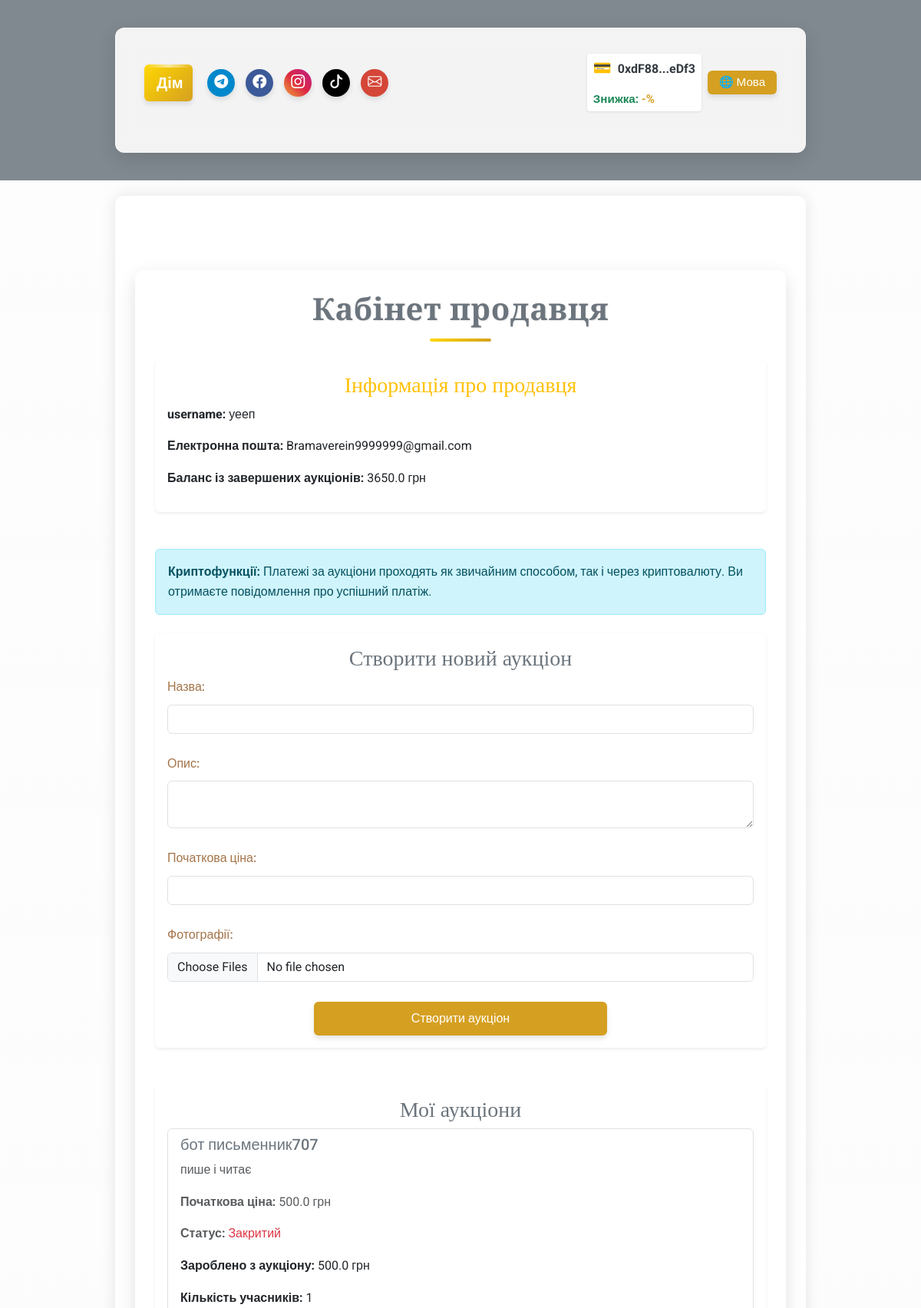
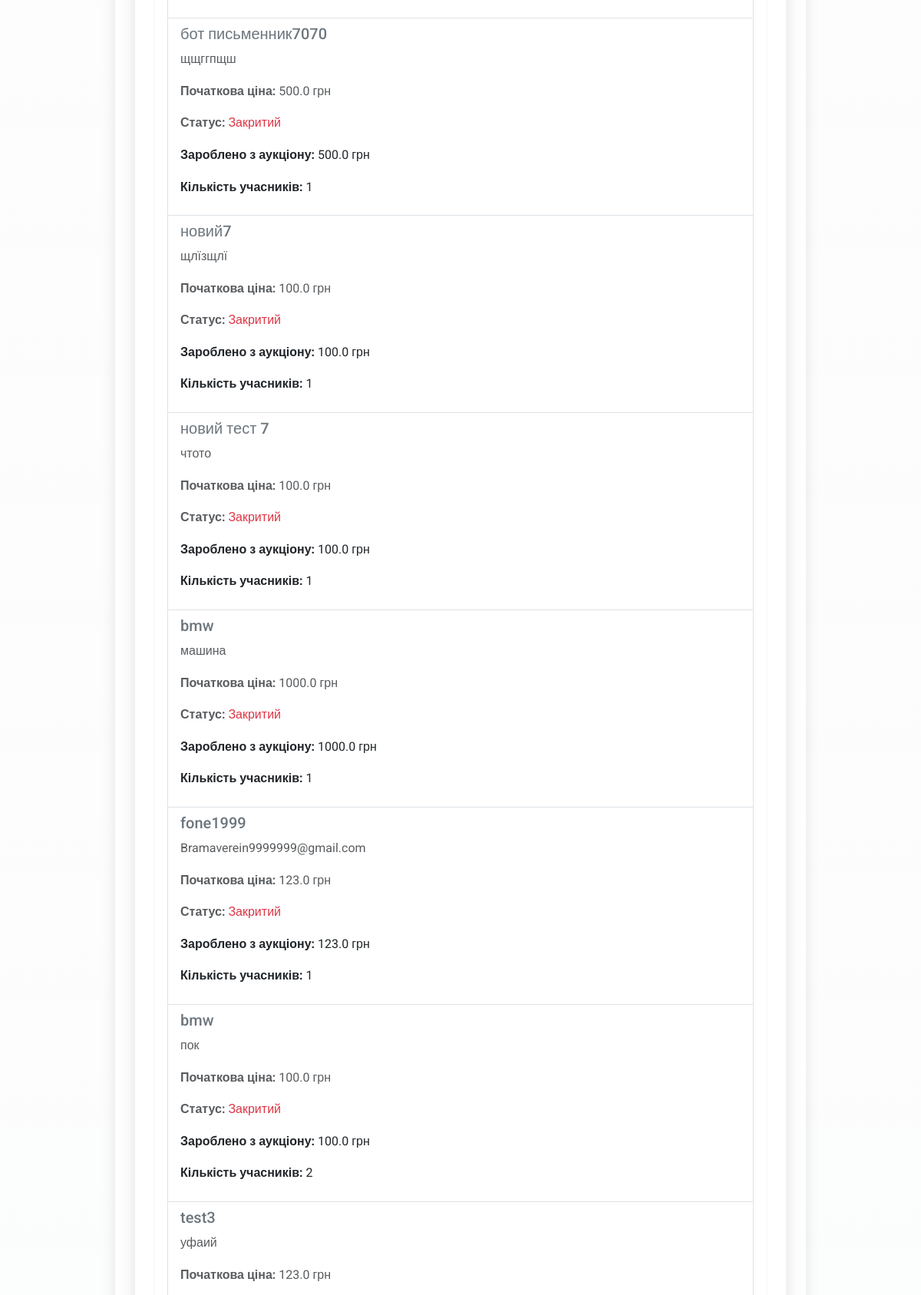
Page /user/seller/Bramaverein9999999@gmail.com (signed in, upper part) on the committed database (2 pictures, top to bottom).
### app/models/user.py (models this page shows, shortened)
class User(UserMixin, db.Model):
    __tablename__ = 'users'
    id = db.Column(db.Integer, primary_key=True)
    username = db.Column(db.String(80), nullable=False, unique=True)
    email = db.Column(db.String(120), nullable=False, unique=True)
    password_hash = db.Column(db.String(128), nullable=False)
    balance = db.Column(db.Float, default=0.0)
    platform_balance = db.Column(db.Float, default=0.0)  # Баланс платформи
    user_type = db.Column(db.String(10), nullable=False)  # "buyer", "seller", "admin"
    is_admin = db.Column(db.Boolean, default=False)  # Поле для адміністратора
    wallet_address = db.Column(db.String(42), nullable=True)  # Адреса криптогаманця
    verification_document = db.Column(db.String(255))
    is_verified = db.Column(Boolean, default=False)
    company_name = db.Column(db.String(255))
    tax_id = db.Column(db.String(64))
    language = db.Column(db.String(5), default='ua')  # 'ua', 'en', 'de'    # Зв'язки
    auctions_created = db.relationship('Auction', foreign_keys='Auction.seller_id', backref='seller', lazy=True)
    auctions_won = db.relationship('Auction', foreign_keys='Auction.winner_id', backref='winner', lazy=True)
    auction_participations = db.relationship('AuctionParticipant', back_populates='user', lazy=True)

### app/models/auction.py (models this page shows, shortened)
class Auction(db.Model):
    __tablename__ = 'auctions'
    id = db.Column(db.Integer, primary_key=True)
    title = db.Column(db.String(255), nullable=False)
    description = db.Column(db.Text, nullable=False)
    starting_price = db.Column(db.Float, nullable=False)
    current_price = db.Column(db.Float, nullable=False)
    seller_id = db.Column(db.Integer, db.ForeignKey('users.id'), nullable=False)
    total_participants = db.Column(db.Integer, default=0, nullable=False)
    is_active = db.Column(db.Boolean, default=True, nullable=False)
    winner_id = db.Column(db.Integer, db.ForeignKey('users.id'), nullable=True)
    total_earnings = db.Column(db.Float, default=0.0, nullable=False)
    created_at = db.Column(db.DateTime, default=db.func.now(), nullable=False)
    updated_at = db.Column(db.DateTime, default=db.func.now(), onupdate=db.func.now(), nullable=False)
    photos = db.Column(JSON, default=list)  # Поле для зберігання шляхів до фото у форматі JSON
    is_confirmed = db.Column(db.Boolean, default=False, nullable=False)  # Чи підтверджено отримання товару
    main_photo_idx = db.Column(db.Integer, default=0)  # Індекс головного фото
    participants = relationship(
        'AuctionParticipant', back_populates='auction', cascade='all, delete-orphan', lazy='dynamic'
    )

### app/routes/user_routes.py (the view)
@user_bp.route('/seller/<string:email>', methods=['GET'])
@login_required
def seller_dashboard(email):
    if current_user.email != email:
        lang = session.get('lang', 'ua')
        flash(get_message('not_authorized', lang), 'error')
        return redirect(url_for('auth.login'))
    user = User.query.filter_by(email=email).first()
    if not user:
        lang = session.get('lang', 'ua')
        flash(get_message('user_not_found', lang), 'error')
        return redirect(url_for('auth.login'))
    all_auctions = Auction.query.filter_by(seller_id=user.id).all()
    completed_auctions = [
        {
            'title': auction.title,
            'description': auction.description,
            'starting_price': auction.starting_price,
            'status': 'Закритий' if not auction.is_active else 'Активний',
            'total_earnings': round(auction.total_participants * auction.starting_price * 0.01 + auction.current_price, 2),
            'total_participants': auction.total_participants
        }
        for auction in all_auctions if not auction.is_active
    ]
    balance_from_completed = sum(
        auction['total_earnings'] for auction in completed_auctions
    )
    return render_template(
        'users/seller_dashboard.html',
        user=user,
        auctions=completed_auctions,
        balance_from_completed=balance_from_completed,
        lang=session.get('lang', 'ua'),
        ui_text=ui_text
    )

### app/utils/i18n_ui.py (called while the page is built)
def ui_text(key, lang):
    return ui_translations.get(key, {}).get(lang, ui_translations.get(key, {}).get('ua', key))

### app/templates/users/seller_dashboard.html (shortened to what this page needs)
{% extends "base.html" %}
{% block content %}
<div class="container my-5">
    <div class="text-center mb-4">
        <h1 class="text-secondary">{{ ui_text('seller_dashboard_title', lang) }}</h1>
    </div>
    <div class="card shadow-sm border-0 mb-5">
        <div class="card-body">
            <h3 class="card-title text-warning">{{ ui_text('seller_info_title', lang) }}</h3>
            <p><strong>{{ ui_text('username', lang) }}:</strong> {{ user.username }}</p>
            <p><strong>{{ ui_text('email', lang) }}:</strong> {{ user.email }}</p>
            <p><strong>{{ ui_text('balance_completed_auctions', lang) }}:</strong> {{ balance_from_completed | round(2) }} грн</p>
        </div>
    </div>
    <div class="alert alert-info mb-4">
        <b>{{ ui_text('crypto_functions', lang) }}:</b> {{ ui_text('auction_payments_info', lang) }}
    </div>
    <div class="card shadow-sm border-0 mb-5">
        <div class="card-body">
            <h3 class="card-title text-secondary">{{ ui_text('create_auction_title', lang) }}</h3>
            <form action="/auction/create" method="POST" enctype="multipart/form-data" class="row g-3">
                <div class="col-12">
                    <label for="title" class="form-label">{{ ui_text('title', lang) }}:</label>
                    <input type="text" id="title" name="title" class="form-control" required>
                </div>
                <div class="col-12">
                    <label for="description" class="form-label">{{ ui_text('description', lang) }}:</label>
                    <textarea id="description" name="description" class="form-control" required></textarea>
                </div>
                <div class="col-12">
                    <label for="starting_price" class="form-label">{{ ui_text('starting_price', lang) }}:</label>
                    <input type="number" id="starting_price" name="starting_price" class="form-control" required>
                </div>
                <div class="col-12">
                    <label for="photos" class="form-label">{{ ui_text('photos', lang) }}:</label>
                    <input type="file" id="photos" name="photos" class="form-control" multiple accept="image/*">
                </div>
                <div class="col-12 text-center">
                    <button type="submit" class="btn btn-warning w-50">{{ ui_text('create_auction', lang) }}</button>
                </div>
            </form>
        </div>
    </div>
    <div class="card shadow-sm border-0 mb-5">
        <div class="card-body">
            <h3 class="card-title text-secondary">{{ ui_text('my_auctions', lang) }}</h3>
            {% if auctions %}
            <ul class="list-group">
                {% for auction in auctions %}
                <li class="list-group-item d-flex justify-content-between align-items-start">
                    <div>
                        <h5 class="text-secondary">{{ auction.title }}</h5>
                        <p class="text-muted">{{ auction.description }}</p>
                        <p class="text-muted"><strong>{{ ui_text('starting_price', lang) }}:</strong> {{ auction.starting_price }} грн</p>
                        <p class="text-muted"><strong>{{ ui_text('status', lang) }}:</strong>
                            <span class="{{ 'text-success' if auction.is_active else 'text-danger' }}">
                                {{ ui_text('active', lang) if auction.is_active else ui_text('closed', lang) }}
                            </span>
                        </p>
                        {% if not auction.is_active %}
                        <p><strong>{{ ui_text('earned_from_auction', lang) }}:</strong> {{ auction.total_earnings | round(2) }} грн</p>
                        <p><strong>{{ ui_text('participants_count', lang) }}:</strong> {{ auction.total_participants }}</p>
                        {% endif %}
                    </div>
                </li>
                {% endfor %}
            </ul>
            {% else %}
            <p class="text-muted text-center">{{ ui_text('no_created_auctions', lang) }}</p>
            {% endif %}
        </div>
    </div>
</div>
{% endblock %}

### app/templates/base.html (shortened to what this page needs)
<!DOCTYPE html>
<html lang="{{ lang if lang else 'uk' }}">
<head>
    <link href="https://cdn.jsdelivr.net/npm/bootstrap@5.3.0/dist/css/bootstrap.min.css" rel="stylesheet">
    <link rel="stylesheet" href="https://cdn.jsdelivr.net/npm/bootstrap-icons@1.11.1/font/bootstrap-icons.css">
    <link rel="stylesheet" href="{{ url_for('static', filename='css/custom.css') }}?v={{ range(1, 100000) | random }}">
</head>
<body class="bg-light text-dark" style="font-family: 'Roboto', sans-serif;">
    <div class="video-background">
    </div>
    <header class="bg-secondary text-white py-3" style="background-color: rgba(108, 117, 125, 0.85) !important;">
        <div class="container">
            <nav class="navbar navbar-expand-lg navbar-dark">                <div class="container-fluid">                    <a class="navbar-brand fw-bold home-button" href="/">{{ ui_text('home', lang) }}</a>
                    <div class="d-flex align-items-center w-100 justify-content-between header-content">
                        <div class="d-flex gap-2 align-items-center header-social">
                            <a href="https://t.me/your_channel" class="social-button telegram-color" title="{{ ui_text('telegram', lang) }}"
                                target="_blank">
                                <i class="bi bi-telegram"></i>
                            </a>
                            <a href="https://facebook.com/your_page" class="social-button facebook-color" title="{{ ui_text('facebook', lang) }}"
                                target="_blank">
                                <i class="bi bi-facebook"></i>
                            </a>
                            <a href="https://instagram.com/your_page" class="social-button instagram-color" title="{{ ui_text('instagram', lang) }}"
                                target="_blank">
                                <i class="bi bi-instagram"></i>
                            </a>
                            <a href="https://tiktok.com/@your_page" class="social-button tiktok-color" title="{{ ui_text('tiktok', lang) }}"
                                target="_blank">
                                <i class="bi bi-tiktok"></i>
                            </a>
                            <a href="mailto:info@yourdomain.com" class="social-button email-color" title="{{ ui_text('email', lang) }}">
                                <i class="bi bi-envelope"></i>
                            </a>
                        </div>
                        <div class="d-flex align-items-center ms-3 header-controls">
                            {% if current_user.is_authenticated %}
                            {% if current_user.wallet_address %}
                            <div class="wallet-widget">                                <div class="wallet-address-container">
                                    <span class="wallet-icon">&#128179;</span>
                                    <span id="wallet-address-short" title="{{ ui_text('copy_address', lang) }}" data-full-address="{{ current_user.wallet_address }}" class="text-truncate-item">
                                        {{ current_user.wallet_address[:6] }}...{{ current_user.wallet_address[-4:] }}
                                    </span>
                                </div>                                {% if user_discount is not none %}
                                <div class="small text-success fw-bold mt-1 wallet-discount text-truncate-item">
                                    {{ ui_text('token_discount', lang) }}: <span style="color:#d5a021;">-{{ user_discount }}%</span>
                                </div>
                                {% endif %}
                            </div>                            {% else %}                            <button onclick="connectWallet()" class="btn btn-outline-warning btn-sm ms-2 wallet-connect-btn text-truncate-item">
                                {{ ui_text('connect_wallet', lang) }}&nbsp;&#128179;
                            </button>
                            {% endif %}
                            {% endif %}
                                                        <div class="ms-2 language-switcher">
                                <div class="dropdown">
                                    <button class="btn btn-outline-light btn-sm py-1 px-2 dropdown-toggle text-truncate-item" type="button"
                                        id="langDropdown" data-bs-toggle="dropdown" aria-expanded="false">
                                        🌐 {{ ui_text('language', lang) }}
                                    </button>
                                </div>
                            </div>
                        </div>
                    </div>
                </div>
            </nav>
        </div>    </header>    <main class="container py-5" style="background-color: rgba(255, 255, 255, 0.85); border-radius: 12px; box-shadow: 0 0 20px rgba(0, 0, 0, 0.1);">
        {% block content %}{% endblock %}
    </main>
</body>
</html>

### app/templates/base.html (style rules this page uses)
.text-truncate-item { white-space: nowrap; overflow: hidden; text-overflow: ellipsis; max-width: 100%; }
.video-background { position: fixed; top: 0; left: 0; width: 100%; height: 100%; z-index: -2; overflow: hidden; }
.wallet-widget { display: flex; align-items: center; background-color: white; padding: 0.25rem 0.5rem; border-radius: 0.25rem; box-shadow: 0 1px 3px rgba(0, 0, 0, 0.1); gap: 8px; flex-direction: column; align-items: flex-start; max-width: 100%; }
.wallet-address-container { display: flex; align-items: center; gap: 8px; max-width: 100%; overflow: hidden; }
.wallet-icon { font-size: 1.2em; color: #28a745; }
#wallet-address-short { text-overflow: ellipsis; overflow: hidden; white-space: nowrap; cursor: pointer; font-weight: bold; color: #343a40; }
.wallet-discount { font-size: 0.95em; max-width: 100%; }
.language-switcher button { font-size: 0.95em; min-width: 90px; }

### rows in the picture
User: wallet_address "0xdF88", wallet_address "eDf3", username "уееп", email "Bramaverein9999999@gmail.com"
Auction: title "бот письменник707", description "пише і читає", ui_text "Початкова ціна", starting_price "500.0", ui_text "Статус", ui_text "Закритий", ui_text "Зароблено з аукціону", total_earnings "500.0", ui_text "Кількість учасників", total_participants "1"
Auction: title "бот письменник7070", description "щщггпщш", ui_text "Початкова ціна", starting_price "500.0", ui_text "Статус", ui_text "Закритий", ui_text "Зароблено з аукціону", total_earnings "500.0", ui_text "Кількість учасників", total_participants "1"
Auction: title "новий7", description "щлїзщлї", ui_text "Початкова ціна", starting_price "100.0", ui_text "Статус", ui_text "Закритий", ui_text "Зароблено з аукціону", total_earnings "100.0", ui_text "Кількість учасників", total_participants "1"
Auction: title "новий тест 7", description "чтото", ui_text "Початкова ціна", starting_price "100.0", ui_text "Статус", ui_text "Закритий", ui_text "Зароблено з аукціону", total_earnings "100.0", ui_text "Кількість учасників", total_participants "1"
Auction: title "bmw", description "машина", ui_text "Початкова ціна", starting_price "1000.0", ui_text "Статус", ui_text "Закритий", ui_text "Зароблено з аукціону", total_earnings "1000.0", ui_text "Кількість учасників", total_participants "1"
Auction: title "fone1999", description "Bramaverein9999999@gmail.com", ui_text "Початкова ціна", starting_price "123.0", ui_text "Статус", ui_text "Закритий", ui_text "Зароблено з аукціону", total_earnings "123.0", ui_text "Кількість учасників", total_participants "1"
Auction: title "bmw", description "пок", ui_text "Початкова ціна", starting_price "100.0", ui_text "Статус", ui_text "Закритий", ui_text "Зароблено з аукціону", total_earnings "100.0", ui_text "Кількість учасників", total_participants "2"
Auction: title "test3", description "уфаий", ui_text "Початкова ціна", starting_price "123.0"

### other values in the picture
{{ ui_text('home', lang) }} "Дім"
{{ ui_text('token_discount', lang) }} "Знижка"
{{ ui_text('language', lang) }} "Мова"
{{ ui_text('seller_dashboard_title', lang) }} "Кабінет продавця"
{{ ui_text('seller_info_title', lang) }} "Інформація про продавця"
{{ ui_text('username', lang) }} "username"
{{ ui_text('email', lang) }} "Електронна пошта"
{{ ui_text('balance_completed_auctions', lang) }} "Баланс із завершених аукціонів"
{{ balance_from_completed | round(2) }} "3650.0"
{{ ui_text('crypto_functions', lang) }} "Криптофункції"
{{ ui_text('auction_payments_info', lang) }} "Платежі за аукціони проходять як звичайним способом, так і через криптовалюту. Ви отримаєте повідомлення про успішний платіж."
{{ ui_text('create_auction_title', lang) }} "Створити новий аукціон"
{{ ui_text('title', lang) }} "Назва"
{{ ui_text('description', lang) }} "Опис"
{{ ui_text('starting_price', lang) }} "Початкова ціна"
